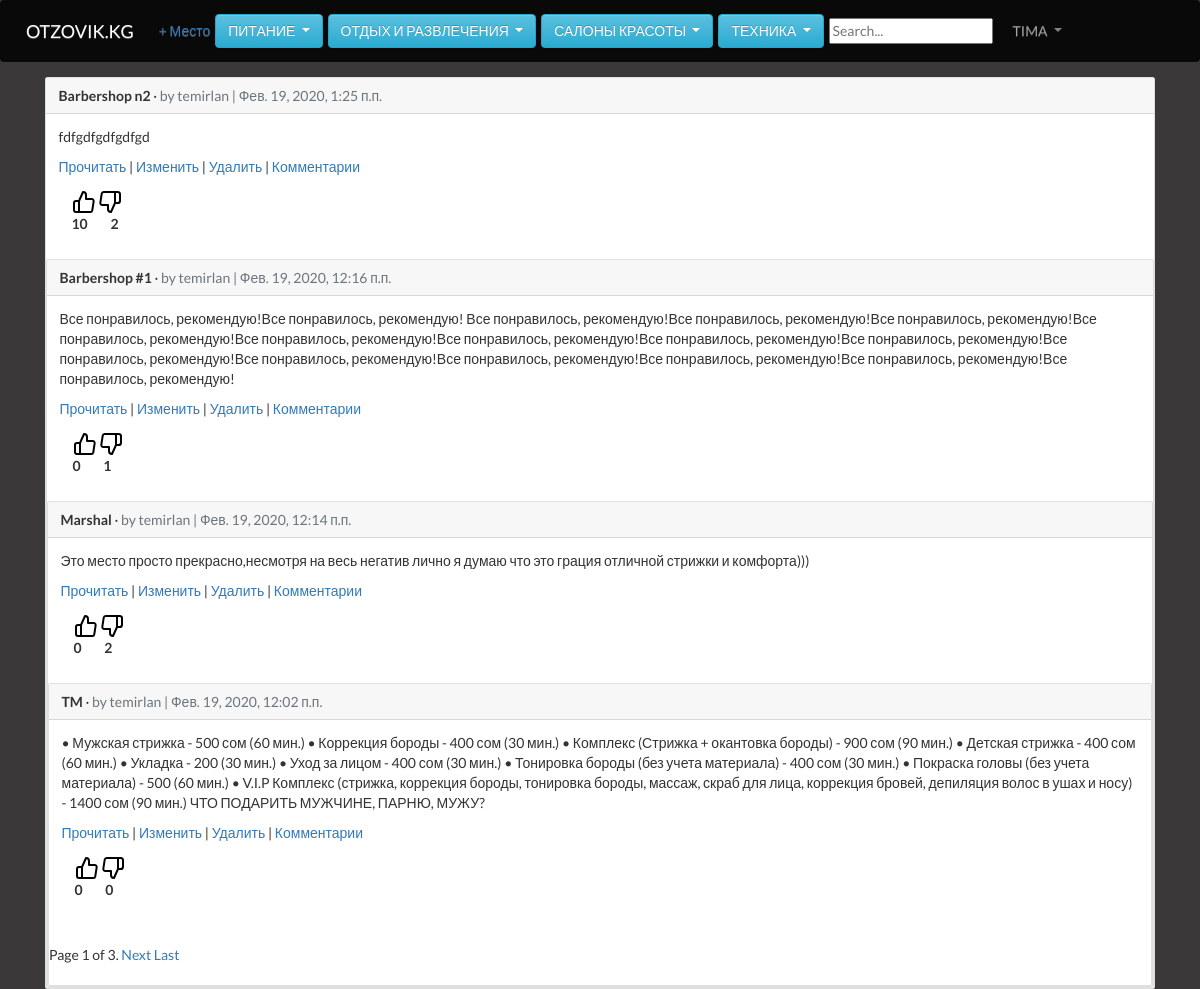
The page /articles/ (signed in) on the database its author committed.
### users/models.py (models this page shows)
class CustomUser(AbstractUser):
    age = models.PositiveIntegerField(null=True, blank=True)

### articles/models.py (models this page shows)
class Article(models.Model):
    title = models.CharField(max_length=255)
    body = models.TextField()
    date = models.DateTimeField(auto_now_add=True)
    likes = models.IntegerField(verbose_name='Нравится', default=0)
    dislike = models.IntegerField(verbose_name='Не нравится', default=0)
    author = models.ForeignKey(
        get_user_model(),
        on_delete=models.CASCADE,
    )
    def __str__(self):
        return self.title
    def get_absolute_url(self):
        return reverse('article_detail', args=[str(self.id)])

### articles/views.py (the view)
# urls.py: path('', ArticleListView.as_view(), name='article_list'),
class ArticleListView(LoginRequiredMixin, ListView):
    model = Article
    template_name = 'article_list.html'
    login_url = 'login'
    def get_queryset(self):
        articles = Article.objects.all().order_by('-date')
        paginator = Paginator(articles, 4)
        page = self.request.GET.get('page', 1)
        try:
            articles = paginator.page(page)
        except PageNotAnInteger:
            articles = paginator.page(0)
        except EmptyPage:
            articles = paginator.page(paginator.num_pages)
            print(page.paginator.num_pages)
        return articles

### articles/models.py (called while the page is built)
    def __str__(self):
        return 'comment by {} on {}'.format(self.author, self.article)

### templates/article_list.html (shortened to what this page needs)
{% extends 'base.html' %}
{% block content %}
  {% for article in object_list %}
    <div class="card">
      <div class="card-header">
        <span class="font-weight-bold">{{ article.title }}</span> &middot;
        <span class="text-muted">by {{ article.author }} | {{ article.date }}</span>
      </div>
      <div class="card-body">
        <p>{{ article.body }}</p>
       <a href="{% url 'article_detail' article.pk %}">Прочитать</a> |
        <a href="{% url 'article_edit' article.pk %}">Изменить</a> |
        <a href="{% url 'article_delete' article.pk %}">Удалить</a> |
        <a href="{{article.get_absolute_url}}">Комментарии</a>
        <div class="like">
          <a href="{% url 'add_like' article.pk %}"><img src="../static/icons/2.svg" alt=""></a>
          <a href="{% url 'add_dislike' article.pk %}"><img src="../static/icons/1.svg" alt=""></a>
          <br>
          <span class="font-weight-bold">{{ article.likes }}</span>
          <span class="font-weight-bold" style="margin-left: 20px;">{{ article.dislike }}</span>
        </div>
      </div>
  {% endfor %}
{% include 'pagination.html' with page=object_list %}
{% endblock content %}

### templates/base.html (shortened to what this page needs)
{% load static %}
<!doctype html>
<html lang="en">
  <head>
    <link rel="stylesheet" href="https://stackpath.bootstrapcdn.com/bootstrap/4.1.3/css/bootstrap.min.css">
    <link rel="stylesheet" href="//maxcdn.bootstrapcdn.com/bootstrap/3.2.0/css/bootstrap.min.css">
    <link rel="stylesheet" href="//maxcdn.bootstrapcdn.com/bootstrap/3.2.0/css/bootstrap-theme.min.css">
    <link rel="stylesheet" href="{% static 'css/main.css' %}">
    <link rel="stylesheet" href="{% static 'css/home.css' %}">
    <link rel="stylesheet" href="{% static 'css/search.css' %}">
  </head>
  <body>
   <div class="page">
    <nav class="navbar navbar-expand-md navbar-dark mb-4" style="background-color: rgba(10, 9, 10, 0.975)">
      <a class="navbar-brand" href="{% url 'home' %}">OTZOVIK.KG</a>
      {% if user.is_authenticated %}
        <ul class="navbar-nav mr-auto">
          <li class="nav-item"><a href="{% url 'article_new' %}">+ Место</a></li>
        </ul>
      {% endif %}
      <div class="btn-group">
        <button type="button" class="btn btn-info ml-2 dropdown-toggle" data-toggle="dropdown" aria-haspopup="true" aria-expanded="false">
          Питание
        </button>
              </div>
              <div class="btn-group">
                <button type="button" class="btn btn-info ml-2 dropdown-toggle" data-toggle="dropdown" aria-haspopup="true" aria-expanded="false">
                  Отдых и развлечения
                </button>
                      </div>
                      <div class="btn-group">
                        <button type="button" class="btn btn-info ml-2 dropdown-toggle" data-toggle="dropdown" aria-haspopup="true" aria-expanded="false">
                         Салоны красоты
                        </button>
                              </div>
                              <div class="btn-group">
                                <button type="button" class="btn btn-info ml-2 dropdown-toggle" data-toggle="dropdown" aria-haspopup="true" aria-expanded="false">
                                 Техника
                                </button>
                                      </div>
                                      <div>
                                        <form action="{% url 'search_results' %}"class='ml-2' method="get">
                                          <input name="q" type="text" placeholder="Search...">
                                        </form>
                                      </div>
      <div class="collapse navbar-collapse" id="navbarCollapse">
        {% if user.is_authenticated %}
          <ul class="navbar-nav ml-auto">
            <li class="nav-item">
              <a class="nav-link dropdown-toggle" href="#" id="userMenu" data-toggle="dropdown" aria-haspopup="true" aria-expanded="false">
                {{ user.username }}
              </a>
            </li>
          </ul>
        {% endif %}
      </div>
    </nav>
    <div class="container">
      {% block content %}
      {% endblock content %}
    </div>
    </div>
    </body>
    </html>

### static/css/main.css (style rules this page uses)
body { font-family: 'Lato', sans-serif; background: rgb(58, 56, 56); }
.container { height: 100vh; }
.dropdown-toggle { font-weight: 500; text-transform: uppercase; }
.navbar { background: purple; }
.page { background: #1f2224; }
.like { margin: 13px 13px; }

### static/css/home.css (style rules this page uses)
.page { background: rgb(58, 56, 56); }

### rows shown on the page
CustomUser: username "TIMA"
Article: title "Barbershop n2", author "temirlan", date "Фев. 19, 2020, 1:25 п.п.", body "fdfgdfgdfgdfgd", likes "10", dislike "2"
Article: title "Barbershop #1", author "temirlan", date "Фев. 19, 2020, 12:16 п.п.", body "Все понравилось, рекомендую!Все понравилось, рекомендую! Все понравилось, рекомендую!Все понравилось, рекомендую!Все понравилось, рекомендую!Все понравилось, рекомендую!Все понравилось, рекомендую!Все понравилось, рекомендую!Все понравилось, рекомендую!Все понравилось, рекомендую!Все понравилось, рекомендую!Все понравилось, рекомендую!Все понравилось, рекомендую!Все понравилось, рекомендую!Все понравилось, рекомендую!Все понравилось, рекомендую!", likes "0", dislike "1"
Article: title "Marshal", author "temirlan", date "Фев. 19, 2020, 12:14 п.п.", body "Это место просто прекрасно,несмотря на весь негатив лично я думаю что это грация отличной стрижки и комфорта)))", likes "0", dislike "2"
Article: title "TM", author "temirlan", date "Фев. 19, 2020, 12:02 п.п.", body "• Мужская стрижка - 500 сом (60 мин.) • Коррекция бороды - 400 сом (30 мин.) • Комплекс (Стрижка + окантовка бороды) - 900 сом (90 мин.) • Детская стрижка - 400 сом (60 мин.) • Укладка - 200 (30 мин.) • Уход за лицом - 400 сом (30 мин.) • Тонировка бороды (без учета материала) - 400 сом (30 мин.) • Покраска головы (без учета материала) - 500 (60 мин.) • V.I.P Комплекс (стрижка, коррекция бороды, тонировка бороды, массаж, скраб для лица, коррекция бровей, депиляция волос в ушах и носу) - 1400 сом (90 мин.) ЧТО ПОДАРИТЬ МУЖЧИНЕ, ПАРНЮ, МУЖУ?", likes "0", dislike "0"

### other values the page prints
{{ page.number }} "1"
{{ page.paginator.num_pages }} "3"
